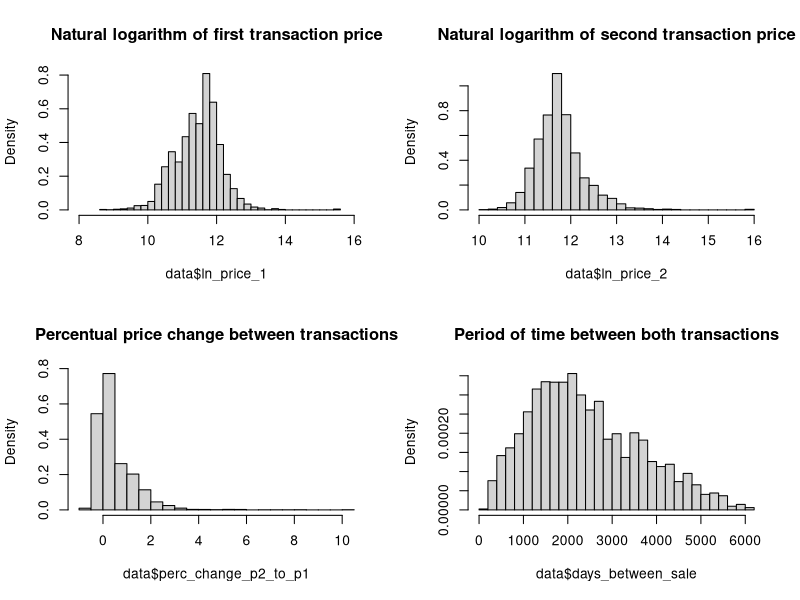
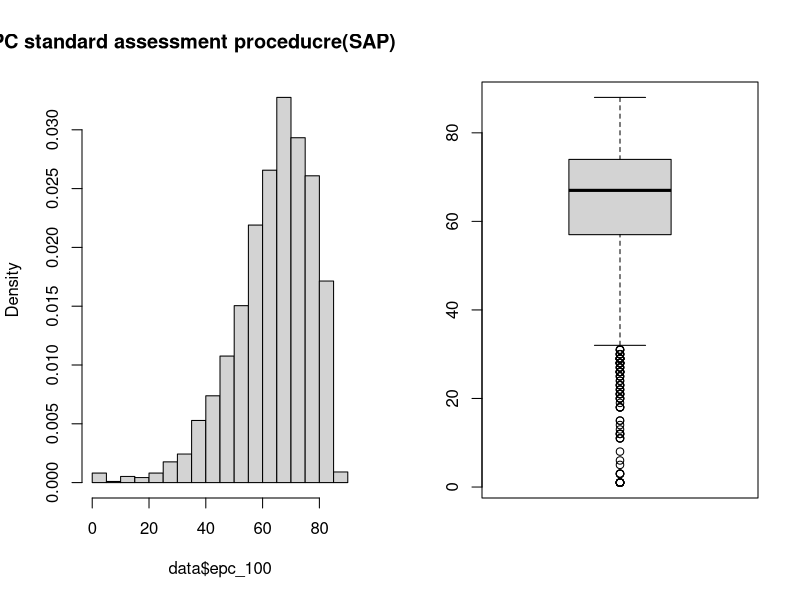

Here is the R script that generated these plots, in order:
#Reproduction of page 7,8 in data paper
data <- read.csv("data.csv")
library(timeDate)
describe <- function(variable) {
    z <- data.frame(
        Mean = mean(variable),
        Median = median(variable),
        Std = sd(variable),
        Skewness = skewness(variable),
        Kurtosis = kurtosis(variable),
        Smallest = min(variable),
        Largest = max(variable),
        Obs = length(variable)
    )
    return(z)
}

result <- rbind(
    describe(data$price_1),
    describe(data$price_2),
    describe(data$ln_price_1),
    describe(data$ln_price_2),
    describe(data$perc_change_p2_to_p1),
    describe(data$days_between_sale)
)

print(result)

#We can add Normality check for the data set. qq plots.

windows()
par(mfrow = c(2, 2))
hist(data$ln_price_1, freq = F, breaks = 30, xlim = range(c(8, 16)),main="Natural logarithm of first transaction price")
hist(data$ln_price_2, freq = F, breaks = 30, xlim = range(c(10, 16)),main="Natural logarithm of second transaction price")
hist(data$perc_change_p2_to_p1, freq = F, breaks = 30,main="Percentual price change between transactions")
hist(data$days_between_sale, freq = F, breaks = 35,main="Period of time between both transactions")

epc <- function(x) {
    f <- as.numeric(table(x)[2])
    if (is.na(f)) {
        f <- 0
    }
    z <- data.frame(
        Frequency = f,
        Fraction = f / 4201
    )
    return(z)
}

epc_band <- rbind(
    epc(data$epc_rating_a),
    epc(data$epc_rating_b),
    epc(data$epc_rating_c),
    epc(data$epc_rating_d),
    epc(data$epc_rating_e),
    epc(data$epc_rating_f),
    epc(data$epc_rating_g)
)

print(epc_band)

windows()
par(mfrow = c(1, 2))
hist(data$epc_100, freq = F,main="EPC standard assessment proceducre(SAP) points")
boxplot(data$epc_100)
